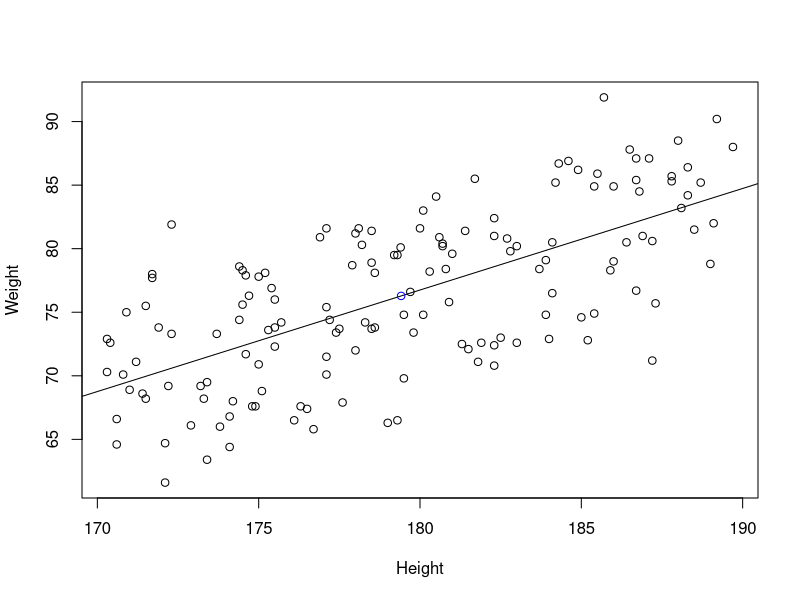

This chart was generated by the following R code: (Note: this script raises an error after producing the figure.)
# Read Data 
tmp_data = read.table("weight_full.txt", header = T);

x_data = tmp_data$height;
y_data = tmp_data$weight;


# calculate values
data_num = lengths(tmp_data[1]);
mean_height = mean(tmp_data$height)
mean_weight = mean(tmp_data$weight)
cat("mean_x : ",mean_height,'\n')
cat("mean_y : ",mean_weight,'\n')

# plot 
plot(x = x_data ,y = y_data, xlab = "Height", ylab = "Weight");
reg = lm(y_data ~ x_data);
abline(reg);
points(mean_height, mean_weight, col = "blue");
b1_up = 0;
q2 = 0;
q3 = 0;
q4 = 0;
for (i in 1:data_num) {
    b1_up = b1_up + (tmp_data$height[i] - mean_height) * (tmp_data$weight[i] - mean_weight);
    q2 = q2 + (x_data[i] - mean_height) * y_data[i];
    q3 = q3 + x_data[i] * (y_data[i] - mean_weight);
    q4 = q4 + x_data[i] * y_data[i];
}

b1_down = 0;x
for (i in 1:data_num) {
    b1_down = b1_down + (tmp_data$height[i] - mean_height) ^ 2;
}
b1 = b1_up / b1_down;
cat("b1 : ",b1,'\n')
b0 = mean_weight - b1 * mean_height;
cat("b0 : ",b0,'\n')

cat("q1 : ", b1_up, '\n');
cat("q2 : ", q2, '\n');
cat("q3 : ", q3, '\n');
cat("q4 : ", q4, '\n');

